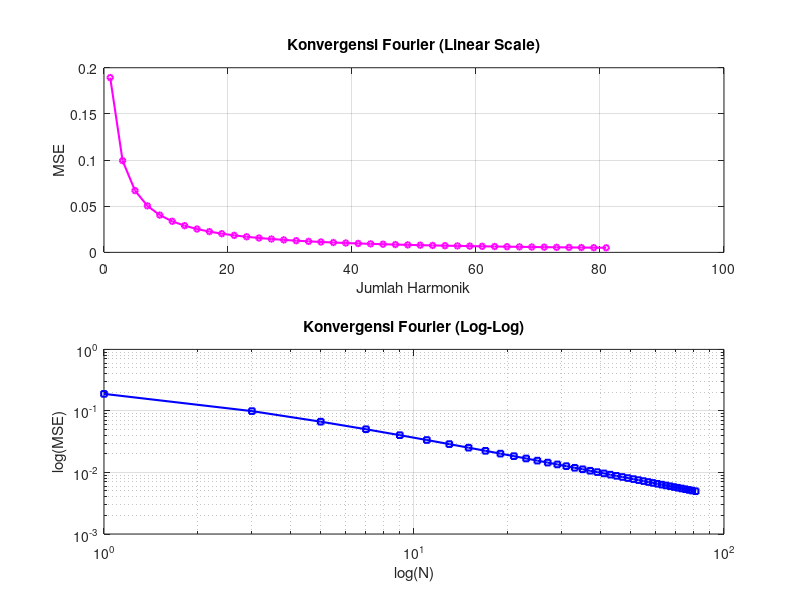

MATLAB code for this plot:
%% LAB 02 - Konvergensi dan Error Fourier

clear;
clc;
close all;

%% Parameter
A  = 1;
T  = 2*pi;
fs = 1800;

t = linspace(0, T, fs);

%% Sinyal target
target = A * sign(sin(2*pi*t/T));

%% Variasi harmonika
N_max  = 81;
N_list = 1:2:N_max;

mse_list = zeros(size(N_list));

%% Perhitungan Fourier dan MSE
for k = 1:length(N_list)

    N = N_list(k);

    f_recon = zeros(size(t));

    for n = 1:2:N

        f_recon = f_recon + ...
            (4*A/(n*pi)) * sin(2*pi*n*t/T);

    end

    % Hitung error MSE
    mse_list(k) = mean((target - f_recon).^2);

end

%% Plot Linear
figure('Position',[100 100 900 700]);

subplot(2,1,1)

plot(N_list, mse_list,'m-o', ...
    'LineWidth',1.5, ...
    'MarkerSize',4)

grid on;

title('Konvergensi Fourier (Linear Scale)')

xlabel('Jumlah Harmonik')
ylabel('MSE')

%% Plot Log-Log
subplot(2,1,2)

loglog(N_list, mse_list,'b-s', ...
    'LineWidth',1.5, ...
    'MarkerSize',4)

grid on;

title('Konvergensi Fourier (Log-Log)')

xlabel('log(N)')
ylabel('log(MSE)')

%% Estimasi slope
p = polyfit(log(N_list), log(mse_list),1);

fprintf('=================================\n');
fprintf('Slope log-log : %.3f\n', p(1));
fprintf('MSE ~ N^(%.3f)\n', p(1));
fprintf('=================================\n');

%% Simpan figure
saveas(gcf,'lab02_konvergensi.png');
